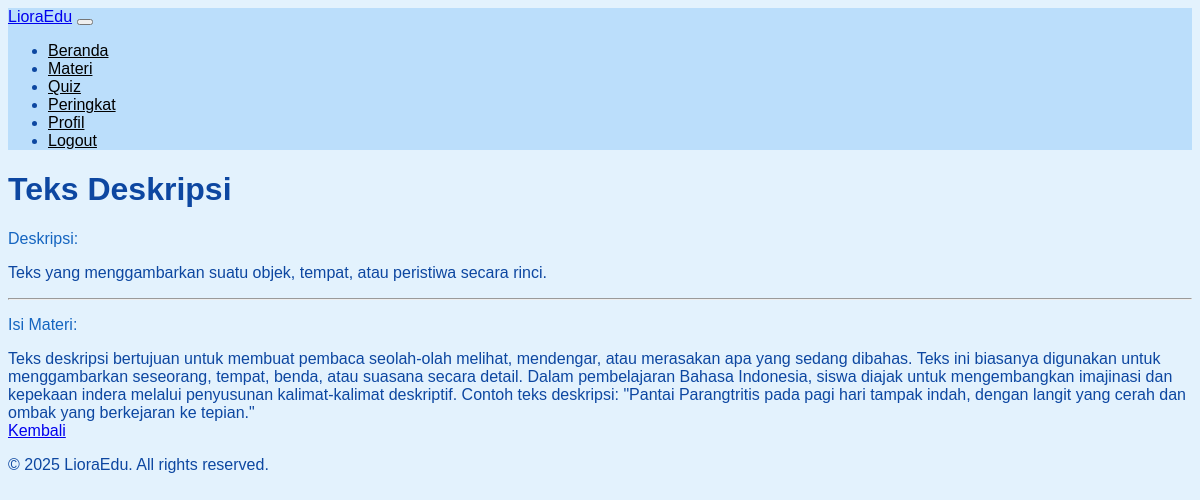
Page /index.php?page=materi&item=tampil_isi_materi&id=2 (signed in) on the committed database.
### tables this page shows
CREATE TABLE materi (
    id INT AUTO_INCREMENT PRIMARY KEY,
    judul VARCHAR(255) NOT NULL,
    deskripsi TEXT NOT NULL,
    isi TEXT NOT NULL
);

### materi/tampil_isi_materi.php (the view, shortened to what this page needs)
<?php
include 'koneksi.php';
$id = isset($_GET['id']) ? intval($_GET['id']) : 0;
$query = "SELECT * FROM materi WHERE id = ?";
$stmt = $koneksi->prepare($query);
$stmt->bind_param("i", $id);
$stmt->execute();
$result = $stmt->get_result();
$materi = $result->fetch_assoc();
?>
<main class="container mt-5">
    <div class="row min-vh-100 gx-0">
        <div class="col-md-8 offset-md-2">
            <h1 class="zonafikr-title mb-4"><?= htmlspecialchars($materi['judul']); ?></h1>
            <p class="text-muted">Deskripsi:</p>
            <p><?= nl2br(htmlspecialchars($materi['deskripsi'])); ?></p>
            <hr>
            <p class="text-muted">Isi Materi:</p>
            <div class="content">
                <?= nl2br(htmlspecialchars($materi['isi'])); ?>
            </div>
            <div class="text-end mt-4">
                <a href="?page=materi&item=tampil_materi" class="btn btn-secondary">Kembali</a>
            </div>
        </div>
    </div>
</main>

### assets/style.css (style rules this page uses)
body { background-color: #e3f2fd; color: #0d47a1; font-family: 'Arial', sans-serif; }
.text-muted { color: #1565c0 !important; }
.container { max-width: 1200px; }
.row { margin-top: 20px; }

### rows in the picture
materi: judul "Teks Deskripsi", deskripsi "Teks yang menggambarkan suatu objek, tempat, atau peristiwa secara rinci.", isi "Teks deskripsi bertujuan untuk membuat pembaca seolah-olah melihat, mendengar, atau merasakan apa yang sedang dibahas. Teks ini biasanya digunakan untuk menggambarkan seseorang, tempat, benda, atau suasana secara detail. Dalam pembelajaran Bahasa Indonesia, siswa diajak untuk mengembangkan imajinasi dan kepekaan indera melalui penyusunan kalimat-kalimat deskriptif. Contoh teks deskripsi: \"Pantai Parangtritis pada pagi hari tampak indah, dengan langit yang cerah dan ombak yang berkejaran ke tepian.\""
